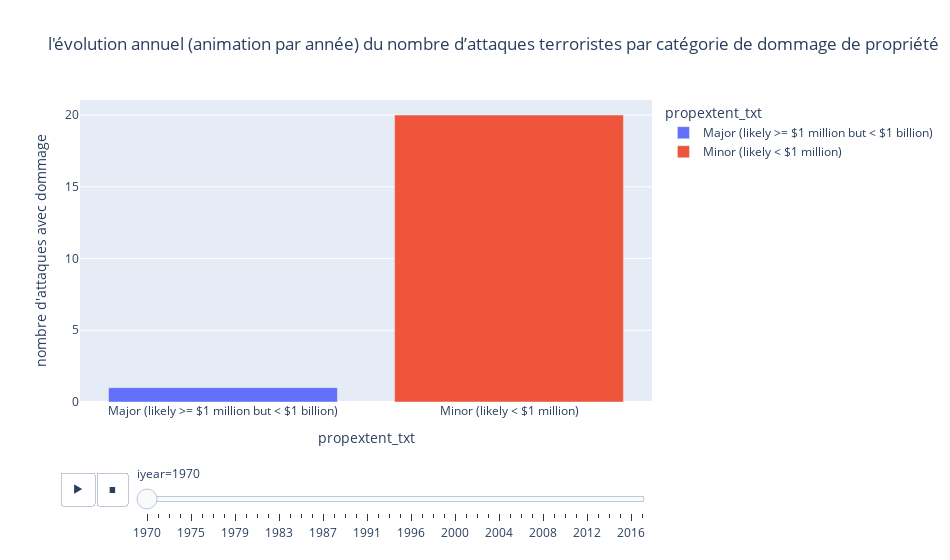

The notebook cell saved with this chart:
### Code cell
express.bar(catégorie_dommage,x='propextent_txt',y="nombre d'attaques avec dommage",color='propextent_txt',animation_frame='iyear',title="l'évolution annuel (animation par année) du nombre d’attaques terroristes par catégorie de dommage de propriété", width=950)

### Figure 1 — Plotly figure (JSON) as saved in the notebook; plotly's stock layout.template omitted (floating-point values rounded to 4 significant figures)
{"data": [{"alignmentgroup": "True", "hovertemplate": "propextent_txt=%{x}<br>iyear=1970<br>nombre d'attaques avec dommage=%{y}<extra></extra>", "legendgroup": "Major (likely >= $1 million but < $1 billion)", "marker": {"color": "#636efa", "pattern": {"shape": ""}}, "name": "Major (likely >= $1 million but < $1 billion)", "offsetgroup": "Major (likely >= $1 million but < $1 billion)", "orientation": "v", "showlegend": true, "textposition": "auto", "type": "bar", "x": ["Major (likely >= $1 million but < $1 billion)"], "xaxis": "x", "y": [1], "yaxis": "y"}, {"alignmentgroup": "True", "hovertemplate": "propextent_txt=%{x}<br>iyear=1970<br>nombre d'attaques avec dommage=%{y}<extra></extra>", "legendgroup": "Minor (likely < $1 million)", "marker": {"color": "#EF553B", "pattern": {"shape": ""}}, "name": "Minor (likely < $1 million)", "offsetgroup": "Minor (likely < $1 million)", "orientation": "v", "showlegend": true, "textposition": "auto", "type": "bar", "x": ["Minor (likely < $1 million)"], "xaxis": "x", "y": [20], "yaxis": "y"}], "layout": {"barmode": "relative", "legend": {"title": {"text": "propextent_txt"}, "tracegroupgap": 0}, "sliders": [{"active": 0, "currentvalue": {"prefix": "iyear="}, "len": 0.9, "pad": {"b": 10, "t": 60}, "steps": [{"args": [["1970"], {"frame": {"duration": 0, "redraw": true}, "fromcurrent": true, "mode": "immediate", "transition": {"duration": 0, "easing": "linear"}}], "label": "1970", "method": "animate"}, {"args": [["1971"], {"frame": {"duration": 0, "redraw": true}, "fromcurrent": true, "mode": "immediate", "transition": {"duration": 0, "easing": "linear"}}], "label": "1971", "method": "animate"}, {"args": [["1972"], {"frame": {"duration": 0, "redraw": true}, "fromcurrent": true, "mode": "immediate", "transition": {"duration": 0, "easing": "linear"}}], "label": "1972", "method": "animate"}, {"args": [["1974"], {"frame": {"duration": 0, "redraw": true}, "fromcurrent": true, "mode": "immediate", "transition": {"duration": 0, "easing": "linear"}}], "label": "1974", "method": "animate"}, {"args": [["1975"], {"frame": {"duration": 0, "redraw": true}, "fromcurrent": true, "mode": "immediate", "transition": {"duration": 0, "easing": "linear"}}], "label": "1975", "method": "animate"}, {"args": [["1976"], {"frame": {"duration": 0, "redraw": true}, "fromcurrent": true, "mode": "immediate", "transition": {"duration": 0, "easing": "linear"}}], "label": "1976", "method": "animate"}, {"args": [["1977"], {"frame": {"duration": 0, "redraw": true}, "fromcurrent": true, "mode": "immediate", "transition": {"duration": 0, "easing": "linear"}}], "label": "1977", "method": "animate"}, {"args": [["1978"], {"frame": {"duration": 0, "redraw": true}, "fromcurrent": true, "mode": "immediate", "transition": {"duration": 0, "easing": "linear"}}], "label": "1978", "method": "animate"}, {"args": [["1979"], {"frame": {"duration": 0, "redraw": true}, "fromcurrent": true, "mode": "immediate", "transition": {"duration": 0, "easing": "linear"}}], "label": "1979", "method": "animate"}, {"args": [["1980"], {"frame": {"duration": 0, "redraw": true}, "fromcurrent": true, "mode": "immediate", "transition": {"duration": 0, "easing": "linear"}}], "label": "1980", "method": "animate"}, {"args": [["1981"], {"frame": {"duration": 0, "redraw": true}, "fromcurrent": true, "mode": "immediate", "transition": {"duration": 0, "easing": "linear"}}], "label": "1981", "method": "animate"}, {"args": [["1982"], {"frame": {"duration": 0, "redraw": true}, "fromcurrent": true, "mode": "immediate", "transition": {"duration": 0, "easing": "linear"}}], "label": "1982", "method": "animate"}, {"args": [["1983"], {"frame": {"duration": 0, "redraw": true}, "fromcurrent": true, "mode": "immediate", "transition": {"duration": 0, "easing": "linear"}}], "label": "1983", "method": "animate"}, {"args": [["1984"], {"frame": {"duration": 0, "redraw": true}, "fromcurrent": true, "mode": "immediate", "transition": {"duration": 0, "easing": "linear"}}], "label": "1984", "method": "animate"}, {"args": [["1985"], {"frame": {"duration": 0, "redraw": true}, "fromcurrent": true, "mode": "immediate", "transition": {"duration": 0, "easing": "linear"}}], "label": "1985", "method": "animate"}, {"args": [["1986"], {"frame": {"duration": 0, "redraw": true}, "fromcurrent": true, "mode": "immediate", "transition": {"duration": 0, "easing": "linear"}}], "label": "1986", "method": "animate"}, {"args": [["1987"], {"frame": {"duration": 0, "redraw": true}, "fromcurrent": true, "mode": "immediate", "transition": {"duration": 0, "easing": "linear"}}], "label": "1987", "method": "animate"}, {"args": [["1988"], {"frame": {"duration": 0, "redraw": true}, "fromcurrent": true, "mode": "immediate", "transition": {"duration": 0, "easing": "linear"}}], "label": "1988", "method": "animate"}, {"args": [["1989"], {"frame": {"duration": 0, "redraw": true}, "fromcurrent": true, "mode": "immediate", "transition": {"duration": 0, "easing": "linear"}}], "label": "1989", "method": "animate"}, {"args": [["1990"], {"frame": {"duration": 0, "redraw": true}, "fromcurrent": true, "mode": "immediate", "transition": {"duration": 0, "easing": "linear"}}], "label": "1990", "method": "animate"}, {"args": [["1991"], {"frame": {"duration": 0, "redraw": true}, "fromcurrent": true, "mode": "immediate", "transition": {"duration": 0, "easing": "linear"}}], "label": "1991", "method": "animate"}, {"args": [["1992"], {"frame": {"duration": 0, "redraw": true}, "fromcurrent": true, "mode": "immediate", "transition": {"duration": 0, "easing": "linear"}}], "label": "1992", "method": "animate"}, {"args": [["1994"], {"frame": {"duration": 0, "redraw": true}, "fromcurrent": true, "mode": "immediate", "transition": {"duration": 0, "easing": "linear"}}], "label": "1994", "method": "animate"}, {"args": [["1995"], {"frame": {"duration": 0, "redraw": true}, "fromcurrent": true, "mode": "immediate", "transition": {"duration": 0, "easing": "linear"}}], "label": "1995", "method": "animate"}, {"args": [["1996"], {"frame": {"duration": 0, "redraw": true}, "fromcurrent": true, "mode": "immediate", "transition": {"duration": 0, "easing": "linear"}}], "label": "1996", "method": "animate"}, {"args": [["1997"], {"frame": {"duration": 0, "redraw": true}, "fromcurrent": true, "mode": "immediate", "transition": {"duration": 0, "easing": "linear"}}], "label": "1997", "method": "animate"}, {"args": [["1998"], {"frame": {"duration": 0, "redraw": true}, "fromcurrent": true, "mode": "immediate", "transition": {"duration": 0, "easing": "linear"}}], "label": "1998", "method": "animate"}, {"args": [["1999"], {"frame": {"duration": 0, "redraw": true}, "fromcurrent": true, "mode": "immediate", "transition": {"duration": 0, "easing": "linear"}}], "label": "1999", "method": "animate"}, {"args": [["2000"], {"frame": {"duration": 0, "redraw": true}, "fromcurrent": true, "mode": "immediate", "transition": {"duration": 0, "easing": "linear"}}], "label": "2000", "method": "animate"}, {"args": [["2001"], {"frame": {"duration": 0, "redraw": true}, "fromcurrent": true, "mode": "immediate", "transition": {"duration": 0, "easing": "linear"}}], "label": "2001", "method": "animate"}, {"args": [["2002"], {"frame": {"duration": 0, "redraw": true}, "fromcurrent": true, "mode": "immediate", "transition": {"duration": 0, "easing": "linear"}}], "label": "2002", "method": "animate"}, {"args": [["2003"], {"frame": {"duration": 0, "redraw": true}, "fromcurrent": true, "mode": "immediate", "transition": {"duration": 0, "easing": "linear"}}], "label": "2003", "method": "animate"}, {"args": [["2004"], {"frame": {"duration": 0, "redraw": true}, "fromcurrent": true, "mode": "immediate", "transition": {"duration": 0, "easing": "linear"}}], "label": "2004", "method": "animate"}, {"args": [["2005"], {"frame": {"duration": 0, "redraw": true}, "fromcurrent": true, "mode": "immediate", "transition": {"duration": 0, "easing": "linear"}}], "label": "2005", "method": "animate"}, {"args": [["2006"], {"frame": {"duration": 0, "redraw": true}, "fromcurrent": true, "mode": "immediate", "transition": {"duration": 0, "easing": "linear"}}], "label": "2006", "method": "animate"}, {"args": [["2007"], {"frame": {"duration": 0, "redraw": true}, "fromcurrent": true, "mode": "immediate", "transition": {"duration": 0, "easing": "linear"}}], "label": "2007", "method": "animate"}, {"args": [["2008"], {"frame": {"duration": 0, "redraw": true}, "fromcurrent": true, "mode": "immediate", "transition": {"duration": 0, "easing": "linear"}}], "label": "2008", "method": "animate"}, {"args": [["2009"], {"frame": {"duration": 0, "redraw": true}, "fromcurrent": true, "mode": "immediate", "transition": {"duration": 0, "easing": "linear"}}], "label": "2009", "method": "animate"}, {"args": [["2010"], {"frame": {"duration": 0, "redraw": true}, "fromcurrent": true, "mode": "immediate", "transition": {"duration": 0, "easing": "linear"}}], "label": "2010", "method": "animate"}, {"args": [["2011"], {"frame": {"duration": 0, "redraw": true}, "fromcurrent": true, "mode": "immediate", "transition": {"duration": 0, "easing": "linear"}}], "label": "2011", "method": "animate"}, {"args": [["2012"], {"frame": {"duration": 0, "redraw": true}, "fromcurrent": true, "mode": "immediate", "transition": {"duration": 0, "easing": "linear"}}], "label": "2012", "method": "animate"}, {"args": [["2013"], {"frame": {"duration": 0, "redraw": true}, "fromcurrent": true, "mode": "immediate", "transition": {"duration": 0, "easing": "linear"}}], "label": "2013", "method": "animate"}, {"args": [["2014"], {"frame": {"duration": 0, "redraw": true}, "fromcurrent": true, "mode": "immediate", "transition": {"duration": 0, "easing": "linear"}}], "label": "2014", "method": "animate"}, {"args": [["2015"], {"frame": {"duration": 0, "redraw": true}, "fromcurrent": true, "mode": "immediate", "transition": {"duration": 0, "easing": "linear"}}], "label": "2015", "method": "animate"}, {"args": [["2016"], {"frame": {"duration": 0, "redraw": true}, "fromcurrent": true, "mode": "immediate", "transition": {"duration": 0, "easing": "linear"}}], "label": "2016", "method": "animate"}, {"args": [["2017"], {"frame": {"duration": 0, "redraw": true}, "fromcurrent": true, "mode": "immediate", "transition": {"duration": 0, "easing": "linear"}}], "label": "2017", "method": "animate"}], "x": 0.1, "xanchor": "left", "y": 0, "yanchor": "top"}], "title": {"text": "l'évolution annuel (animation par année) du nombre d’attaques terroristes par catégorie de dommage de propriété"}, "updatemenus": [{"buttons": [{"args": [null, {"frame": {"duration": 500, "redraw": true}, "fromcurrent": true, "mode": "immediate", "transition": {"duration": 500, "easing": "linear"}}], "label": "&#9654;", "method": "animate"}, {"args": [[null], {"frame": {"duration": 0, "redraw": true}, "fromcurrent": true, "mode": "immediate", "transition": {"duration": 0, "easing": "linear"}}], "label": "&#9724;", "method": "animate"}], "direction": "left", "pad": {"r": 10, "t": 70}, "showactive": false, "type": "buttons", "x": 0.1, "xanchor": "right", "y": 0, "yanchor": "top"}], "width": 950, "xaxis": {"anchor": "y", "categoryarray": ["Major (likely >= $1 million but < $1 billion)", "Minor (likely < $1 million)", "Catastrophic (likely >= $1 billion)"], "categoryorder": "array", "domain": [0, 1], "title": {"text": "propextent_txt"}}, "yaxis": {"anchor": "x", "domain": [0, 1], "title": {"text": "nombre d'attaques avec dommage"}}}}
